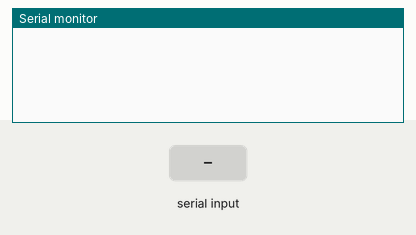
The sketch below on a simulated Arduino Uno, built with avr-gcc and run on an emulated ATmega328P. On the bench: the last lines printed to the serial monitor. The inputs (shaded band) are chosen by the test bench.

Above: at 1.2 s.
1.3 s: "90,45\n" received over Serial
At 2.0 s:
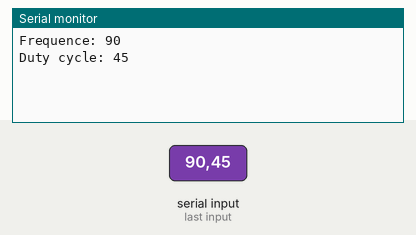
2.8 s: "5\n" received over Serial
At 4.4 s:
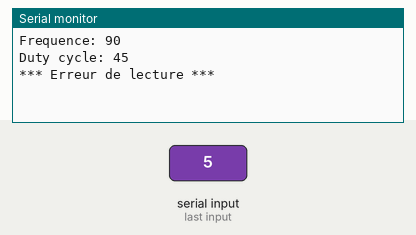

Measured:
- after the input at 1.3 s, the serial monitor: prints a new line at once (image 1)
- after the input at 2.8 s, the serial monitor: prints a new line after 1.0 s (image 2)

The sketch:

ReadFreqDuty.ino
```cpp
long frequence = 80;
byte dutyCycle = 10;

void setup() {
  Serial.begin(9600); // opens serial port, sets data rate to 9600 bps
  Serial.flush();
}

void loop() {
  // send data only when you receive data:
  if (Serial.available() > 0) {

    // read the incoming byte:
    long freq_tmp = Serial.parseInt();
    byte duty_tmp = Serial.parseInt();

    if (Serial.read() == '\n' && freq_tmp > 0 && duty_tmp > 0) {
      frequence = freq_tmp;
      dutyCycle = duty_tmp;
      Serial.print("Frequence: ");
      Serial.println(frequence);
      Serial.print("Duty cycle: ");
      Serial.println(dutyCycle);
    }
    else {
      Serial.println("*** Erreur de lecture ***");
    }
  }
}
```
